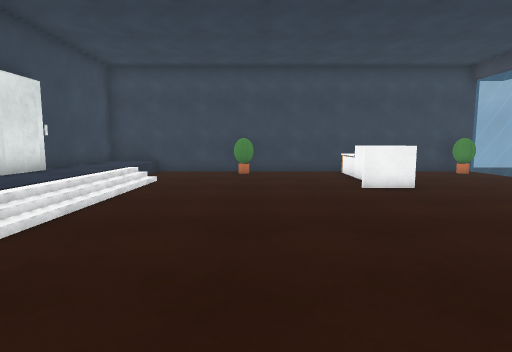
View 1 (above)

13 first-person views from a walk through a scene from a Unity 3-D project. The camera is 1.2 m above the floor, tilts 6° down and sees 80° across. The floor is counted in squares, 1 m on a side. Each view is taken from the middle of a square. On the plan, view 1 faces up. The plan holds only what a view shows up to about 13 squares ahead; the rest is blank. The player character is not drawn. Door leaves are left out, so doorways stand open. Surface patterns are stand-ins for the level's own textures.

View 2
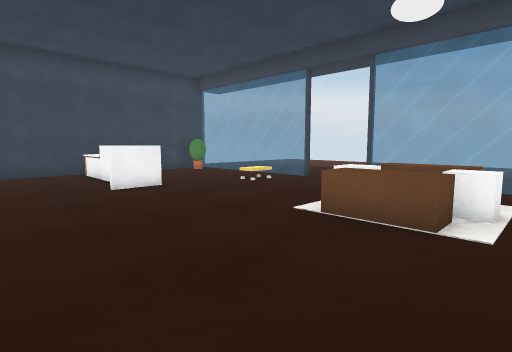

View 3
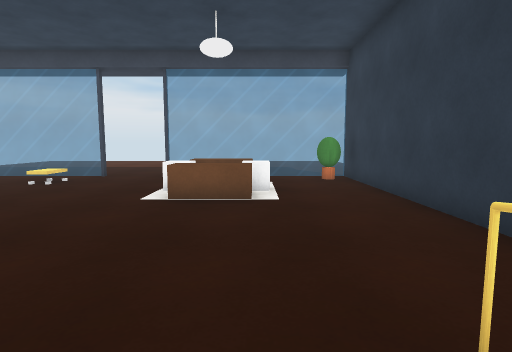

View 4
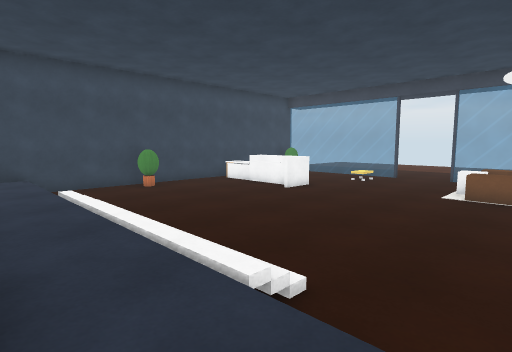

View 5
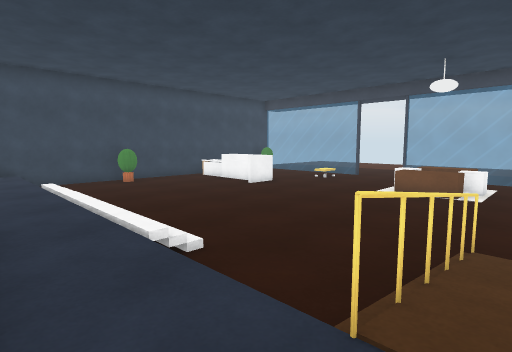

View 6
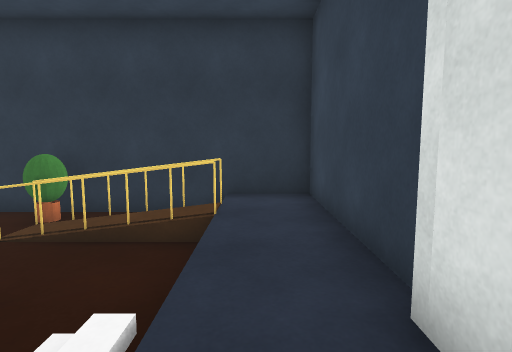

View 7
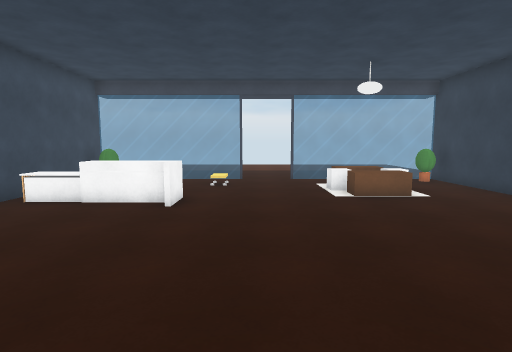

View 8
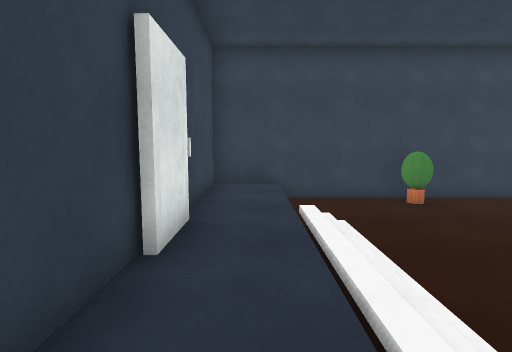

View 9
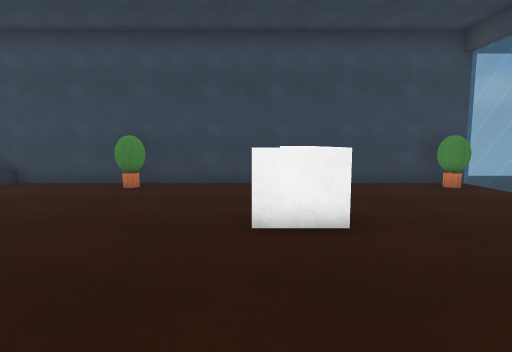

View 10
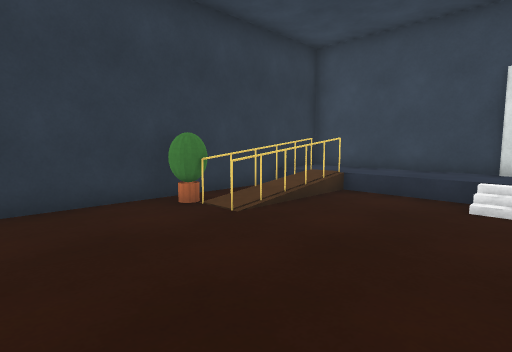

View 11
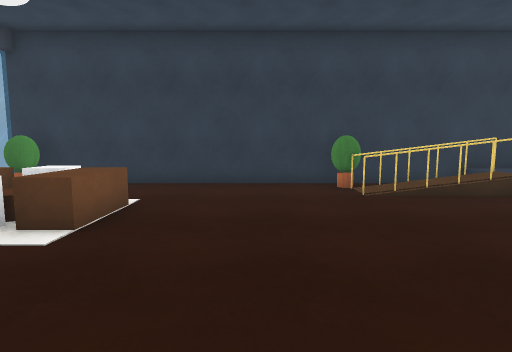

View 12
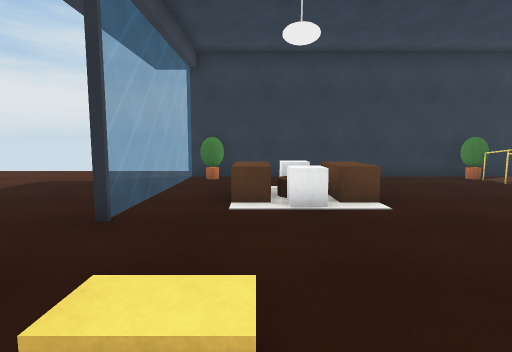

View 13
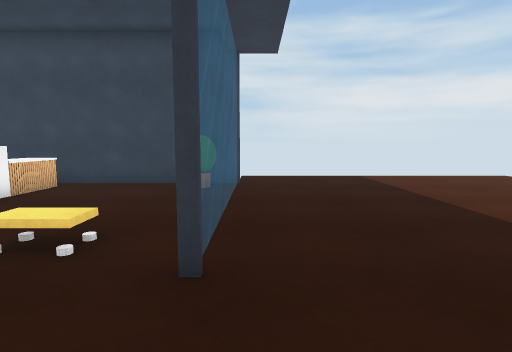

### Floor plan
Key: @ floor where view 1 was taken; # wall or solid block; . main floor; : floor 0.5 m higher than the main floor; / step, stairs or slope; D open door; = window, fence, low wall or low ledge; ^ raised ledge; O other object.
Columns run from 7 left of view 1 to 18 right of it. Each row starts with its distance up from view 1.
 15                  .........
 14 ################ .........
 13 #:/...##.......#=.........
 12 #::........^....=........
 11 #::........^....=.......
 10 #:://......^....=......
  9 ##://......^....=......
  8  #://.....#^....=.....
  7 ##://...........D....
  6 #:://...........D...
  5 ##://...........D..
  4  #://...........D...
  3 ##://.......OOO.=...
  2 #::.........OOO.=....
  1 #::.........O^O.=......
  0 #::###=@........=......
 -1 #::===##........=......
 -2 #::....#........=.......
 -3 ################ ........
 -4                  ........

Where each view was taken, in squares from view 1:
view 1: 0 up, 0 right, facing up
view 2: 0 up, 0 right, facing up-right
view 3: 1 up, 2 left, facing right
view 4: 1 up, 6 left, facing up-right
view 5: 1 down, 6 left, facing up-right
view 6: 5 up, 5 left, facing down
view 7: 6 up, 5 left, facing right
view 8: 4 up, 5 left, facing up
view 9: 4 up, 3 right, facing up
view 10: 4 up, 3 right, facing down-left
view 11: 7 up, 2 right, facing down
view 12: 9 up, 7 right, facing down
view 13: 4 up, 10 right, facing up
